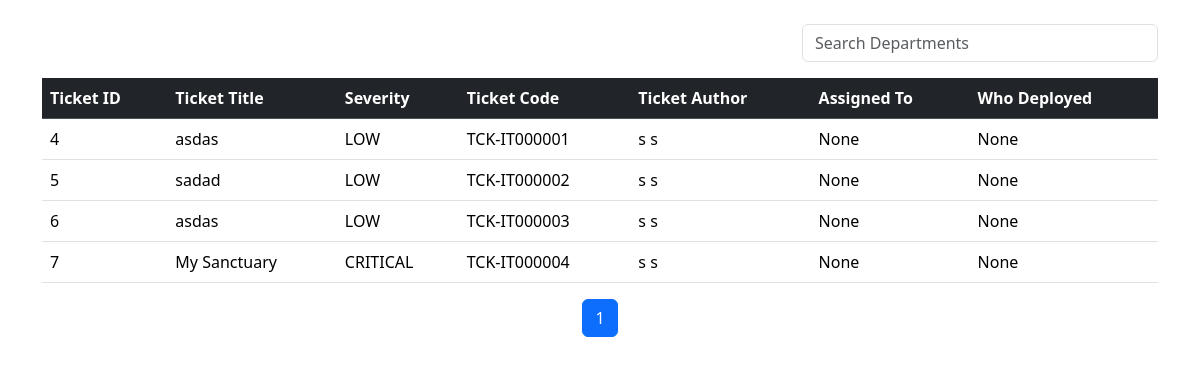
Page /UI_ticketCompilation?page=2 on the earlier database version.
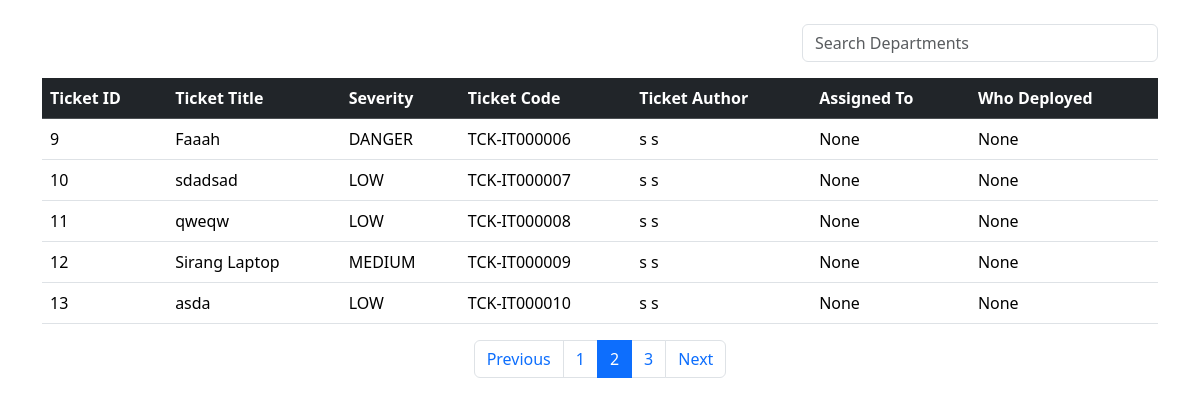
Same page on the later database version.
### ts_login/models.py (models this page shows, shortened)
class Ticket(models.Model):
    ticketCode = models.CharField(max_length=200,unique=True)
    ticketSeverity = models.CharField(
        max_length=20,
        choices=[('LOW','Low'),
                 ('MEDIUM','Medium'),
                 ('HIGH','High'),
                 ('CRITICAL','Critical'),
                 ('DANGER','Danger')],
        default='LOW')
    ticketTitle = models.CharField(max_length=200)
    ticketBody = models.TextField()
    ticketAuthor = models.ForeignKey(
        Tbl_AdmUser,
        on_delete=models.CASCADE,
        null=True,
        blank=True,
        related_name="tickets_created"
    )
    ticketAssignedTo = models.ForeignKey(
        Tbl_AdmUser,
        on_delete=models.SET_NULL,
        null=True,
        blank = True,
        related_name="assigned_tickets"
    )
    ticketDeployer= models.ForeignKey(
        Tbl_AdmUser,
        on_delete=models.SET_NULL,
        null=True,
        blank = True,
        related_name="tickets_Deployed"
    )
    ticketStatus=models.CharField(
        max_length=50,
        choices=[('OPEN','Open'),('IN_PROGRESS','In Progress'),('RESOLVED','Resolved'),
                 ('CLOSED','Closed'),('REJECTED','Rejected')],default='OPEN'
    )
    ticketCreatedAt = models.DateTimeField(auto_now_add=True)
    ticketUpdatedAt = models.DateTimeField(auto_now=True)

### userLogin/models.py (models this page shows)
class Tbl_AdmUser(models.Model):
    credentials = models.OneToOneField( userCredentials,on_delete=models.CASCADE,null=True)
    fname = models.CharField(max_length=100)
    mname = models.CharField(max_length=100)
    lname = models.CharField(max_length=100)
    bday = models.DateField()
    sex= models.CharField( max_length=1, choices=[ ('M','Male'), ('F','Female')])
    address = models.TextField()
    contactNo = models.CharField(max_length=20)
    isAdmin = models.BooleanField(default=False)
    isUser = models.BooleanField(default = True)
    isDeploy = models.BooleanField(default = False)
    dept = models.ForeignKey(TblAdmDepartment, on_delete=models.PROTECT, null= True, blank =True)
    def __str__(self):
        return f"{self.fname} {self.lname}"

### ts_login/views.py (the view)
# urls.py: path('UI_ticketCompilation',UI_showAllTicketCards,name='UI_showAllTicketCards'),
def UI_showAllTicketCards(request):
    ticketTable_count = Ticket.objects.all().order_by('id')
    paginator= Paginator(ticketTable_count,5)
    page_number = request.GET.get('page')
    ticketTable = paginator.get_page(page_number)
    return render(request,'UI_ticketCompilation.html',{'ticketTable':ticketTable})

### ts_login/templates/UI_ticketCompilation.html (shortened to what this page needs)
<!DOCTYPE html>
<html lang="en">
<head>
    <link href="https://cdn.jsdelivr.net/npm/bootstrap@5.3.2/dist/css/bootstrap.min.css" rel="stylesheet">
</head>
<body>
    <div class="container mt-4">
        <div class="row mb-3">
            <div class="col-md-4 ms-auto">
                <input type="text" id="ticketSearch" class="form-control" placeholder="Search Departments">
            </div>
        </div>
        <table class="table table-hover align-middle" id="ticketTable">
            <thead class="table-dark">
                <tr>
                    <th>Ticket ID </th>
                    <th>Ticket Title</th>
                    <th>Severity</th>
                    <th>Ticket Code</th>
                    <th>Ticket Author</th>
                    <th>Assigned To</th>
                    <th>Who Deployed</th>
                </tr>
            </thead>
            <tbody>
                {% for x in ticketTable %}
                <tr style="cursor:pointer" data-bs-toggle="modal" data-bs-target="#userModal" data-id="{{ x.id }}"
                    data-name="{{ x.ticketTitle }}" data-dept="{{ x.dept }}" data-ticket-body="{{ x.ticketBody }}"
                    data-ticket-author="{{x.ticketAuthor}}" data-ticket-timestamp="{{x.ticketCreatedAt}}"
                    data-ticket-status="{{ x.ticketStatus }}" data-ticket-Updated="{{ x.ticketUpdatedAt }}"
                    data-deploy="{{ x.isDeploy }}" data-user="{{ x.isUser }}">
                    <td>{{ x.id }}</td>
                    <td>{{ x.ticketTitle}} </td>
                    <td>{{ x.ticketSeverity }}</td>
                    <td>{{ x.ticketCode }}</td>
                    <td>{{ x.ticketAuthor }}</td>
                    <td>{{ x.ticketAssignedTo }}</td>
                    <td>{{ x.ticketDeployer }}</td>
                </tr>
                {% empty %}
                <tr>
                    <td colspan="5" class="text-center text-muted">
                        No records found
                    </td>
                </tr>
                {% endfor %}
            </tbody>
        </table>
    </div>
    <nav>
        <ul class="pagination justify-content-center">
            {% if ticketTable.has_previous %}
            <li class="page-item">
                <a class="page-link" href="?page={{ ticketTable.previous_page_number }}">
                    Previous
                </a>
            </li>
            {% endif %}
            {% for num in ticketTable.paginator.page_range %}
            <li class="page-item {% if ticketTable.number == num %}active{% endif %}">
                <a class="page-link" href="?page={{ num }}">{{ num }}</a>
            </li>
            {% endfor %}
            {% if ticketTable.has_next %}
            <li class="page-item">
                <a class="page-link" href="?page={{ ticketTabledept_count.next_page_number}}">
                    Next</a>
            </li>
            {% endif %}
        </ul>
    </nav>
</body>
</html>

Differences in the rows shown:
no longer on this page (row unchanged): Ticket: id "4", ticketTitle "asdas", ticketSeverity "LOW", ticketCode "TCK-IT000001", ticketAuthor "s s", ticketAssignedTo "None", ticketDeployer "None"
no longer on this page (row unchanged): Ticket: id "5", ticketTitle "sadad", ticketSeverity "LOW", ticketCode "TCK-IT000002", ticketAuthor "s s", ticketAssignedTo "None", ticketDeployer "None"
no longer on this page (row edited): Ticket: id "6", ticketTitle "asdas", ticketSeverity "LOW", ticketCode "TCK-IT000003", ticketAuthor "s s", ticketAssignedTo "None", ticketDeployer "None"
no longer on this page (row edited): Ticket: id "7", ticketTitle "My Sanctuary", ticketSeverity "CRITICAL", ticketCode "TCK-IT000004", ticketAuthor "s s", ticketAssignedTo "None", ticketDeployer "None"
added Ticket: id "9", ticketTitle "Faaah", ticketSeverity "DANGER", ticketCode "TCK-IT000006", ticketAuthor "s s", ticketAssignedTo "None", ticketDeployer "None"
added Ticket: id "10", ticketTitle "sdadsad", ticketSeverity "LOW", ticketCode "TCK-IT000007", ticketAuthor "s s", ticketAssignedTo "None", ticketDeployer "None"
added Ticket: id "11", ticketTitle "qweqw", ticketSeverity "LOW", ticketCode "TCK-IT000008", ticketAuthor "s s", ticketAssignedTo "None", ticketDeployer "None"
added Ticket: id "12", ticketTitle "Sirang Laptop", ticketSeverity "MEDIUM", ticketCode "TCK-IT000009", ticketAuthor "s s", ticketAssignedTo "None", ticketDeployer "None"
added Ticket: id "13", ticketTitle "asda", ticketSeverity "LOW", ticketCode "TCK-IT000010", ticketAuthor "s s", ticketAssignedTo "None", ticketDeployer "None"
Other differences:
text now shown: "Previous Next"
new list line: "2"
new list line: "3"
